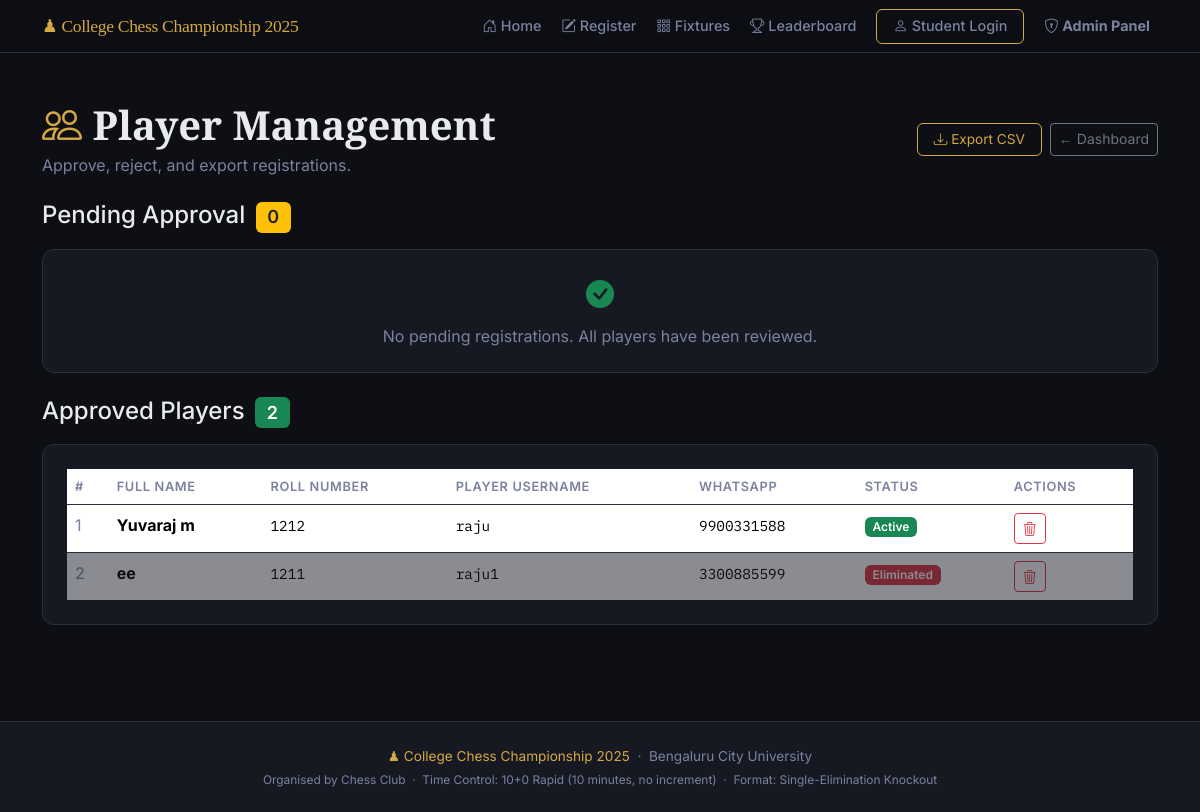
/admin/players (signed in), run on an earlier commit of the app's database.
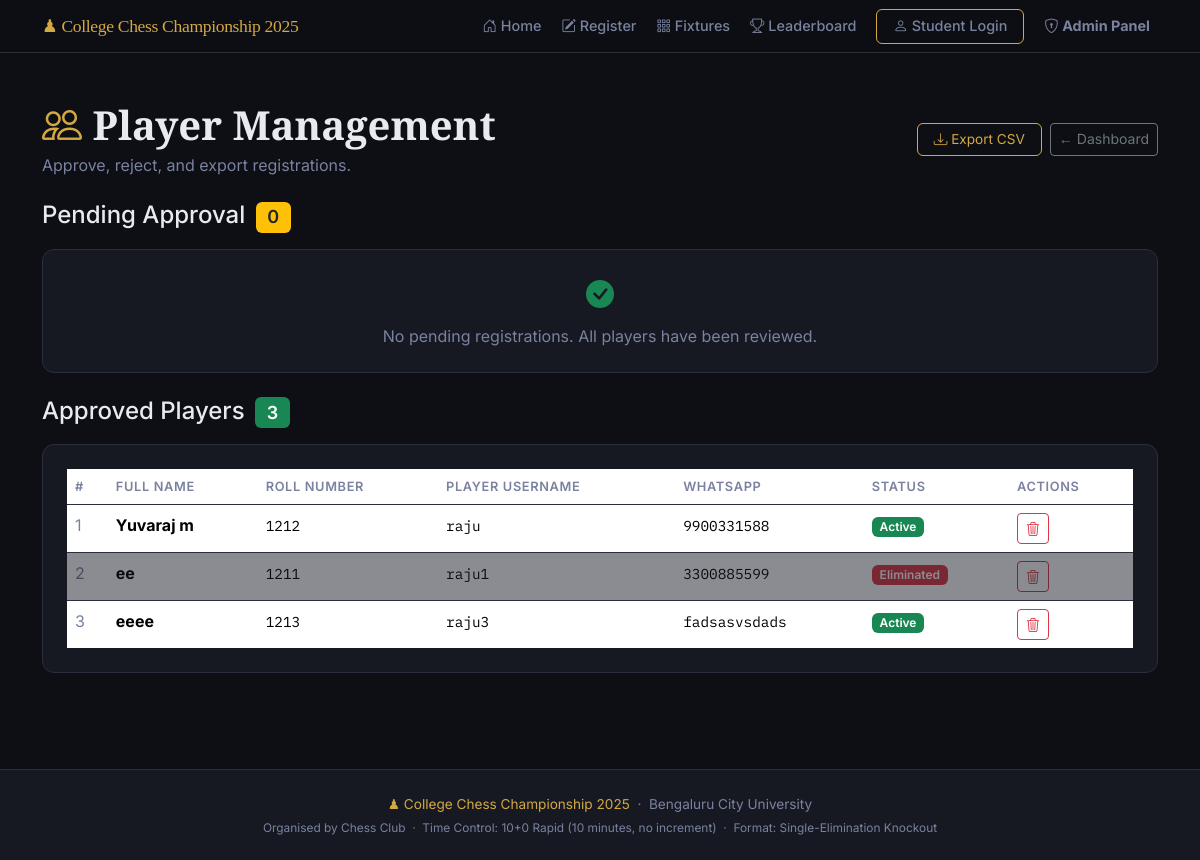
And on a later commit of the database.
### models.py (models this page shows, shortened)
class Player(db.Model):
    __tablename__ = "players"
    id = db.Column(db.Integer, primary_key=True)
    full_name      = db.Column(db.String(100), nullable=False)
    roll_number    = db.Column(db.String(50),  unique=True, nullable=False)
    chess_username = db.Column(db.String(50),  unique=True, nullable=False)
    whatsapp       = db.Column(db.String(20),  nullable=False)
    registered_at = db.Column(db.DateTime, default=datetime.utcnow)
    is_approved   = db.Column(db.Boolean, default=False)   # Admin must approve
    is_eliminated = db.Column(db.Boolean, default=False)   # Set True after a loss
    wins      = db.Column(db.Integer, default=0)   # Total match wins
    losses    = db.Column(db.Integer, default=0)   # Total match losses
    points    = db.Column(db.Integer, default=0)   # 1 per win, used for ranking
    bye_count = db.Column(db.Integer, default=0)   # Number of byes received
    matches_as_p1 = db.relationship(
        "Match", foreign_keys="Match.player1_id",
        backref="player1", lazy="dynamic"
    )
    matches_as_p2 = db.relationship(
        "Match", foreign_keys="Match.player2_id",
        backref="player2", lazy="dynamic"
    )
    matches_won = db.relationship(
        "Match", foreign_keys="Match.winner_id",
        backref="winner", lazy="dynamic"
    )

### app.py (the view)
    @app.route("/admin/players")
    @admin_required
    def admin_players():
        pending_players  = Player.query.filter_by(is_approved=False).order_by(Player.registered_at).all()
        approved_players = Player.query.filter_by(is_approved=True).order_by(Player.registered_at).all()
        return render_template(
            "admin_players.html",
            pending_players  = pending_players,
            approved_players = approved_players,
        )

### templates/admin_players.html (shortened to what the changed rows need)
{% extends "base.html" %}
{% block content %}
<section class="py-5">
  <div class="container">
    <div class="d-flex justify-content-between align-items-center mb-4">
      <div>
        <h1 class="chess-section-title mb-1">
          <i class="bi bi-people chess-gold"></i> Player Management
        </h1>
      </div>
    </div>
    <h4 class="mb-3">
      Approved Players
      <span class="badge bg-success ms-1">{{ approved_players | length }}</span>
    </h4>
    {% if approved_players %}
      <div class="chess-card">
        <div class="table-responsive">
          <table class="table table-borderless chess-table mb-0">
            <thead>
              <tr>
                <th>#</th>
                <th>Full Name</th>
                <th>Roll Number</th>
                <th>Player Username</th>
                <th>WhatsApp</th>
                <th>Status</th>
                <th>Actions</th>
              </tr>
            </thead>
            <tbody>
              {% for p in approved_players %}
              <tr class="{{ 'opacity-50' if p.is_eliminated else '' }}">
                <td class="text-muted">{{ p.id }}</td>
                <td><strong>{{ p.full_name }}</strong></td>
                <td><span class="chess-mono">{{ p.roll_number }}</span></td>
                <td>
                  <span class="chess-mono">{{ p.chess_username }}</span>
                </td>
                <td><span class="chess-mono">{{ p.whatsapp }}</span></td>
                <td>
                  {% if p.is_eliminated %}
                    <span class="badge bg-danger">Eliminated</span>
                  {% else %}
                    <span class="badge bg-success">Active</span>
                  {% endif %}
                </td>
                <td>
                  <form method="POST"
                        action="{{ url_for('admin_reject_player', player_id=p.id) }}"
                        style="display:inline;"
                        onsubmit="return confirm('Permanently remove {{ p.full_name }}?')">
                    <button type="submit" class="btn btn-outline-danger btn-sm"
                            title="Remove player">
                      <i class="bi bi-trash3"></i>
                    </button>
                  </form>
                </td>
              </tr>
              {% endfor %}
            </tbody>
          </table>
        </div>
      </div>
    {% else %}
      <div class="chess-card text-center py-4 text-muted">
        <i class="bi bi-person-x fs-3"></i>
        <p class="mt-2 mb-0">No approved players yet. Approve registrations above.</p>
      </div>
    {% endif %}
  </div>
</section>
{% endblock %}

What changed in the data, as far as the page shows it:
added Player: id "3", full_name "eeee", roll_number "1213", chess_username "raju3", whatsapp "fadsasvsdads", is_eliminated "Active"
Also different on the page:
{{ approved_players | length }}: "2" → "3"
